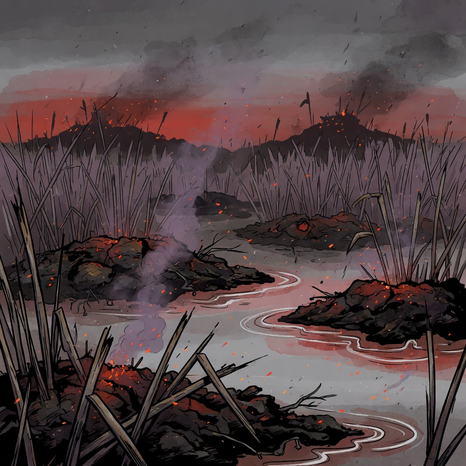
#> input picture assets/fields/ashfen.png, 466 x 466 px, given in place of human_cloth.png, which was not available
$ python pack-device-art.py
#> lines starting #> are read from the running program, lines starting #| are printed output that depends on the picture; pictures that were not available may be replaced by others from this repository, and a replacement may not be noted
#!/usr/bin/env python3
"""Pack PNG sprites/fields into RGB565(A8) blobs + LVGL descriptors for the device."""

from __future__ import annotations

from pathlib import Path

from PIL import Image

ROOT = Path(__file__).resolve().parents[1]
SPR = ROOT / "assets" / "sprites"
FLD = ROOT / "assets" / "fields"
OUT = ROOT / "device" / "main" / "embed"
HDR = ROOT / "device" / "main" / "art.h"
SRC = ROOT / "device" / "main" / "art.c"

FIG_H = 160
FIELD_S = 233
PORTAL_S = 466
ENEMY_H = 100
PET_H = 56
FIRE_H = 48

PEOPLE = ("human", "orc", "elf", "undead")
TIERS = ("cloth", "leather", "mail", "plate")
FIELDS = ("greenroad", "ironpit", "moonwood", "barrow", "ashfen")
PETS = ("toad", "rat", "moth", "crow")
MOBS = ("gnoll", "boar", "wight", "moth", "pike", "crow", "mire_eel", "ash_rat",
        "wolf", "spider", "ogre", "brigand", "wyrm", "hag")
GEAR = (
    ("wep_stick", 110),
    ("wep_hatchet", 72),
    ("wep_spear", 120),
    ("wep_blade", 90),
    ("helm_cap", 40),
    ("helm_coif", 58),
    ("helm_iron", 52),
    ("shield_round", 48),
    ("shield_tower", 64),
)


def rgb565(r: int, g: int, b: int) -> int:
    return ((r >> 3) << 11) | ((g >> 2) << 5) | (b >> 3)


def scale_h(im: Image.Image, height: int) -> Image.Image:
#> called with height = 160
    if im.height == height:
        return im
    w = max(1, round(im.width * height / im.height))
#> w = 160
    return im.resize((w, height), Image.Resampling.LANCZOS)
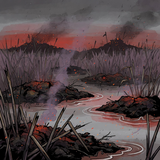
#> returned value: PIL image 160x160 RGB; mean R, G, B 84.1, 68.8, 70.3


def pack_565a8(im: Image.Image) -> tuple[bytes, int, int]:
    im = im.convert("RGBA")
    w, h = im.size
#> w = 160; h = 160
    src = im.tobytes()
    color = bytearray(w * h * 2)
    alpha = bytearray(w * h)
    for i in range(w * h):
        r, g, b, a = src[i * 4 : i * 4 + 4]
        c = rgb565(r, g, b)
        color[i * 2] = c & 0xFF
        color[i * 2 + 1] = c >> 8
        alpha[i] = a
#> this loop made 25600 passes
#> (r, g, b, c) on passes 1 to 3: (78, 76, 79, 19049), (77, 77, 79, 19049), (78, 76, 79, 19049)
    return bytes(color) + bytes(alpha), w, h


def pack_565(im: Image.Image) -> tuple[bytes, int, int]:
    im = im.convert("RGB")
    w, h = im.size
    src = im.tobytes()
    color = bytearray(w * h * 2)
    for i in range(w * h):
        r, g, b = src[i * 3 : i * 3 + 3]
        c = rgb565(r, g, b)
        color[i * 2] = c & 0xFF
        color[i * 2 + 1] = c >> 8
    return bytes(color), w, h


def write_img(name: str, data: bytes) -> None:
    OUT.mkdir(parents=True, exist_ok=True)
    path = OUT / f"{name}.img"
    path.write_bytes(data)
    print(f"  {path.relative_to(ROOT)}  {len(data)} bytes")


def main() -> int:
    recs: list[tuple[str, str, int, int, str]] = []
    # name, cf_token, w, h, kind
    print("figures")
    for p in PEOPLE:
        for t in TIERS:
            name = f"{p}_{t}"
            im = scale_h(Image.open(SPR / f"{name}.png"), FIG_H)
            data, w, h = pack_565a8(im)
#> w = 160; h = 160
            write_img(name, data)
            recs.append((name, "LV_COLOR_FORMAT_RGB565A8", w, h, "fig"))
    print("gear")
    for name, height in GEAR:
        src = SPR / f"{name}.png"
        if not src.exists():
            print(f"  skip {name}")
            continue
        im = scale_h(Image.open(src), height)
        data, w, h = pack_565a8(im)
        write_img(name, data)
        recs.append((name, "LV_COLOR_FORMAT_RGB565A8", w, h, "gear"))
    print("fields")
    for f in FIELDS:
        im = Image.open(FLD / f"{f}.png").convert("RGB").resize((FIELD_S, FIELD_S), Image.Resampling.LANCZOS)
        data, w, h = pack_565(im)
        write_img(f"field_{f}", data)
        recs.append((f"field_{f}", "LV_COLOR_FORMAT_RGB565", w, h, "field"))
    print("props")
    for name, height, key in (
        ("enemy", ENEMY_H, "enemy"),
        ("campfire", FIRE_H, "fire"),
    ):
        im = scale_h(Image.open(SPR / f"{name}.png"), height)
        data, w, h = pack_565a8(im)
        write_img(name, data)
        recs.append((name, "LV_COLOR_FORMAT_RGB565A8", w, h, key))
    print("mobs")
    for mob in MOBS:
        name = f"mob_{mob}"
        src = SPR / f"{name}.png"
        if not src.exists():
            src = SPR / "enemy.png"
        im = scale_h(Image.open(src), ENEMY_H)
        data, w, h = pack_565a8(im)
        write_img(name, data)
        recs.append((name, "LV_COLOR_FORMAT_RGB565A8", w, h, "mob"))
    for pet in PETS:
        name = f"pet_{pet}"
        im = scale_h(Image.open(SPR / f"{name}.png"), PET_H)
        data, w, h = pack_565a8(im)
        write_img(name, data)
        recs.append((name, "LV_COLOR_FORMAT_RGB565A8", w, h, "pet"))
    print("fx")
    for fx, height in (("fx_slash", 90), ("fx_coins", 80), ("fx_spark", 90), ("fx_dust", 70)):
        im = scale_h(Image.open(SPR / f"{fx}.png"), height)
        data, w, h = pack_565a8(im)
        write_img(fx, data)
        recs.append((fx, "LV_COLOR_FORMAT_RGB565A8", w, h, "fx"))
    print("portal")
    im = Image.open(FLD / "portal_void.png").convert("RGB").resize((PORTAL_S, PORTAL_S), Image.Resampling.LANCZOS)
    data, w, h = pack_565(im)
    write_img("portal_void", data)
    recs.append(("portal_void", "LV_COLOR_FORMAT_RGB565", w, h, "void"))
    ring = Image.open(SPR / "portal_ring.png").convert("RGBA").resize((PORTAL_S, PORTAL_S), Image.Resampling.LANCZOS)
    data, w, h = pack_565a8(ring)
    write_img("portal_ring", data)
    recs.append(("portal_ring", "LV_COLOR_FORMAT_RGB565A8", w, h, "ring"))

    HDR.write_text(
        """#pragma once

#include "tami/sim.h"
#include "lvgl.h"

const lv_image_dsc_t *tami_art_figure(TamiPeople p, int tier);
const lv_image_dsc_t *tami_art_field(TamiField f);
const lv_image_dsc_t *tami_art_pet(TamiPetKind k);
const lv_image_dsc_t *tami_art_enemy(void);
const lv_image_dsc_t *tami_art_mob(uint8_t family);
const lv_image_dsc_t *tami_art_campfire(void);
const lv_image_dsc_t *tami_art_fx_slash(void);
const lv_image_dsc_t *tami_art_fx_coins(void);
const lv_image_dsc_t *tami_art_fx_spark(void);
const lv_image_dsc_t *tami_art_fx_dust(void);
const lv_image_dsc_t *tami_art_portal_void(void);
const lv_image_dsc_t *tami_art_portal_ring(void);
const lv_image_dsc_t *tami_art_weapon(uint8_t look);
const lv_image_dsc_t *tami_art_helm(uint8_t look);
const lv_image_dsc_t *tami_art_shield(uint8_t look);
"""
    )

    lines = [
        '#include "art.h"',
        "",
        "/* Generated by scripts/pack-device-art.py — do not edit. */",
        "",
    ]
    for name, cf, w, h, _kind in recs:
        sym = name
        lines.append(f"extern const uint8_t {sym}_img_start[] asm(\"_binary_{sym}_img_start\");")
        lines.append(f"extern const uint8_t {sym}_img_end[] asm(\"_binary_{sym}_img_end\");")
        stride = w * 2
        dsize = w * h * 2 if cf == "LV_COLOR_FORMAT_RGB565" else w * h * 3
        lines.append(f"static const lv_image_dsc_t dsc_{sym} = {{")
        lines.append("    .header = {")
        lines.append("        .magic = LV_IMAGE_HEADER_MAGIC,")
        lines.append(f"        .cf = {cf},")
        lines.append(f"        .w = {w},")
        lines.append(f"        .h = {h},")
        lines.append(f"        .stride = {stride},")
        lines.append("    },")
        lines.append(f"    .data_size = {dsize},")
        lines.append(f"    .data = {sym}_img_start,")
        lines.append("};")
        lines.append("")

    lines += [
        "static const lv_image_dsc_t *const figures[TAMI_PEOPLE_COUNT][4] = {",
    ]
    for p in PEOPLE:
        names = ", ".join(f"&dsc_{p}_{t}" for t in TIERS)
        lines.append(f"    {{ {names} }},")
    lines += [
        "};",
        "",
        "static const lv_image_dsc_t *const fields[TAMI_FIELD_COUNT] = {",
        "    &dsc_field_greenroad, &dsc_field_ironpit, &dsc_field_moonwood,",
        "    &dsc_field_barrow, &dsc_field_ashfen,",
        "};",
        "",
        "static const lv_image_dsc_t *const pets[TAMI_PET_KIND_COUNT] = {",
        "    &dsc_pet_toad, &dsc_pet_rat, &dsc_pet_moth, &dsc_pet_crow,",
        "};",
        "",
        "const lv_image_dsc_t *tami_art_figure(TamiPeople p, int tier) {",
        "    if (p >= TAMI_PEOPLE_COUNT || tier < 0 || tier > 3) {",
        "        return NULL;",
        "    }",
        "    return figures[p][tier];",
        "}",
        "",
        "const lv_image_dsc_t *tami_art_field(TamiField f) {",
        "    if (f >= TAMI_FIELD_COUNT) {",
        "        return NULL;",
        "    }",
        "    return fields[f];",
        "}",
        "",
        "const lv_image_dsc_t *tami_art_pet(TamiPetKind k) {",
        "    if (k >= TAMI_PET_KIND_COUNT) {",
        "        return NULL;",
        "    }",
        "    return pets[k];",
        "}",
        "",
        "static const lv_image_dsc_t *const mobs[TAMI_FAMILY_COUNT] = {",
        "    &dsc_mob_gnoll, &dsc_mob_boar, &dsc_mob_wight, &dsc_mob_moth,",
        "    &dsc_mob_pike, &dsc_mob_crow, &dsc_mob_mire_eel, &dsc_mob_ash_rat,",
        "    &dsc_mob_wolf, &dsc_mob_spider, &dsc_mob_ogre, &dsc_mob_brigand,",
        "    &dsc_mob_wyrm, &dsc_mob_hag,",
        "};",
        "",
        "const lv_image_dsc_t *tami_art_enemy(void) { return &dsc_enemy; }",
        "const lv_image_dsc_t *tami_art_mob(uint8_t family) {",
        "    if (family >= TAMI_FAMILY_COUNT) {",
        "        return &dsc_enemy;",
        "    }",
        "    return mobs[family];",
        "}",
        "const lv_image_dsc_t *tami_art_campfire(void) { return &dsc_campfire; }",
        "const lv_image_dsc_t *tami_art_fx_slash(void) { return &dsc_fx_slash; }",
        "const lv_image_dsc_t *tami_art_fx_coins(void) { return &dsc_fx_coins; }",
        "const lv_image_dsc_t *tami_art_fx_spark(void) { return &dsc_fx_spark; }",
        "const lv_image_dsc_t *tami_art_fx_dust(void) { return &dsc_fx_dust; }",
        "const lv_image_dsc_t *tami_art_portal_void(void) { return &dsc_portal_void; }",
        "const lv_image_dsc_t *tami_art_portal_ring(void) { return &dsc_portal_ring; }",
        "",
        "const lv_image_dsc_t *tami_art_weapon(uint8_t look) {",
        "    switch (look) {",
        "    case TAMI_LOOK_HATCHET:",
        "    case TAMI_LOOK_PICK:",
        "        return &dsc_wep_hatchet;",
        "    case TAMI_LOOK_SPEAR:",
        "    case TAMI_LOOK_POLE:",
        "        return &dsc_wep_spear;",
        "    case TAMI_LOOK_BLADE:",
        "    case TAMI_LOOK_SHIV:",
        "        return &dsc_wep_blade;",
        "    default:",
        "        return &dsc_wep_stick;",
        "    }",
        "}",
        "const lv_image_dsc_t *tami_art_helm(uint8_t look) {",
        "    if (look == TAMI_LOOK_CAP) {",
        "        return &dsc_helm_cap;",
        "    }",
        "    if (look == TAMI_LOOK_COIF) {",
        "        return &dsc_helm_coif;",
        "    }",
        "    return &dsc_helm_iron;",
        "}",
        "const lv_image_dsc_t *tami_art_shield(uint8_t look) {",
        "    if (look == TAMI_LOOK_SHIELD_TOWER) {",
        "        return &dsc_shield_tower;",
        "    }",
        "    return &dsc_shield_round;",
        "}",
        "",
    ]
    SRC.write_text("\n".join(lines))
    print(f"wrote {HDR.relative_to(ROOT)} {SRC.relative_to(ROOT)}")
    return 0


if __name__ == "__main__":
#> (the run stopped early here; a loop or call above may not have finished)

$ run again, on assets/fields/moonwood.png
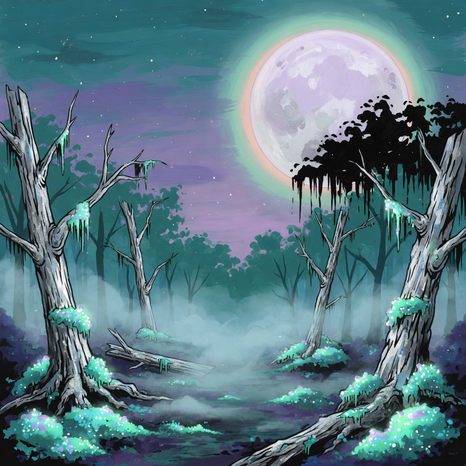
#> input picture assets/fields/moonwood.png, 466 x 466 px, given in place of human_cloth.png, which was not available
#> in scale_h, `w = max(1, round(im.width * height / im.height))`: w = 160
#> in scale_h, `return im.resize((w, height), Image.Resampling.LANCZOS)`:
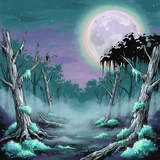
#> returned value: PIL image 160x160 RGB; mean R, G, B 90.4, 121.1, 131.8
#> the loop in pack_565a8, `for i in range(w * h):` made 25600 passes
#> (r, g, b, c) on passes 1 to 3: (41, 104, 114, 11086), (43, 104, 115, 11086), (43, 102, 112, 11054)
